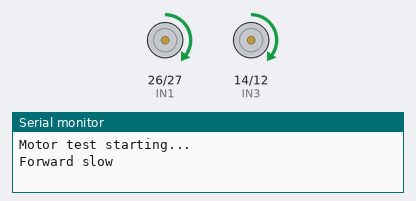
Bench run of a sketch on a simulated ESP32. Parts: motor-driver pin pairs drawn as motors (green arrow = first pin HIGH = forward, orange = second pin HIGH = backward, longer = more drive, scaled by the enable pin), the last lines printed to the serial monitor.

Above: at 1.5 s.
At 6.5 s:
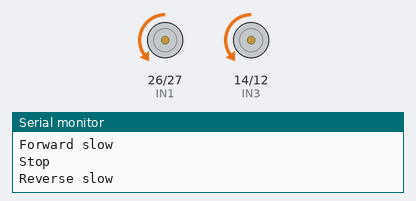
At 10.0 s:
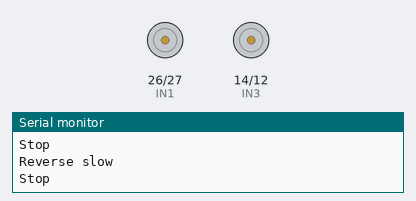
Timing chart, 0 to 15.6 s (numbered marks = the images above):
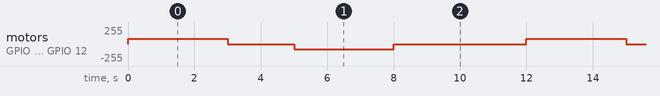

Measured:
- by itself, motor on GPIO 26 (IN1) / GPIO 27 (IN2), motor on GPIO 14 (IN3) / GPIO 12 (IN4): repeats every 12.0 s: stopped 2.0 s, backward 80/255 3.0 s, stopped 4.0 s, forward 80/255 3.0 s

The sketch:

salaamsketch_jan8d.ino
```cpp
#define ENA 25
#define IN1 26
#define IN2 27

#define ENB 33
#define IN3 14
#define IN4 12

void setup() {
  Serial.begin(115200);

  pinMode(IN1, OUTPUT);
  pinMode(IN2, OUTPUT);
  pinMode(IN3, OUTPUT);
  pinMode(IN4, OUTPUT);

  // New ESP32 PWM API
  ledcAttach(ENA, 1000, 8);
  ledcAttach(ENB, 1000, 8);

  Serial.println("Motor test starting...");
}

void loop() {
  // ---- FORWARD ----
  Serial.println("Forward slow");

  digitalWrite(IN1, HIGH);
  digitalWrite(IN2, LOW);
  digitalWrite(IN3, HIGH);
  digitalWrite(IN4, LOW);

  ledcWrite(ENA, 80);   // slow speed
  ledcWrite(ENB, 80);

  delay(3000);

  // ---- STOP ----
  Serial.println("Stop");
  ledcWrite(ENA, 0);
  ledcWrite(ENB, 0);
  delay(2000);

  // ---- REVERSE ----
  Serial.println("Reverse slow");

  digitalWrite(IN1, LOW);
  digitalWrite(IN2, HIGH);
  digitalWrite(IN3, LOW);
  digitalWrite(IN4, HIGH);

  ledcWrite(ENA, 80);
  ledcWrite(ENB, 80);

  delay(3000);

  // ---- STOP ----
  Serial.println("Stop");
  ledcWrite(ENA, 0);
  ledcWrite(ENB, 0);
  delay(4000);
}
```
